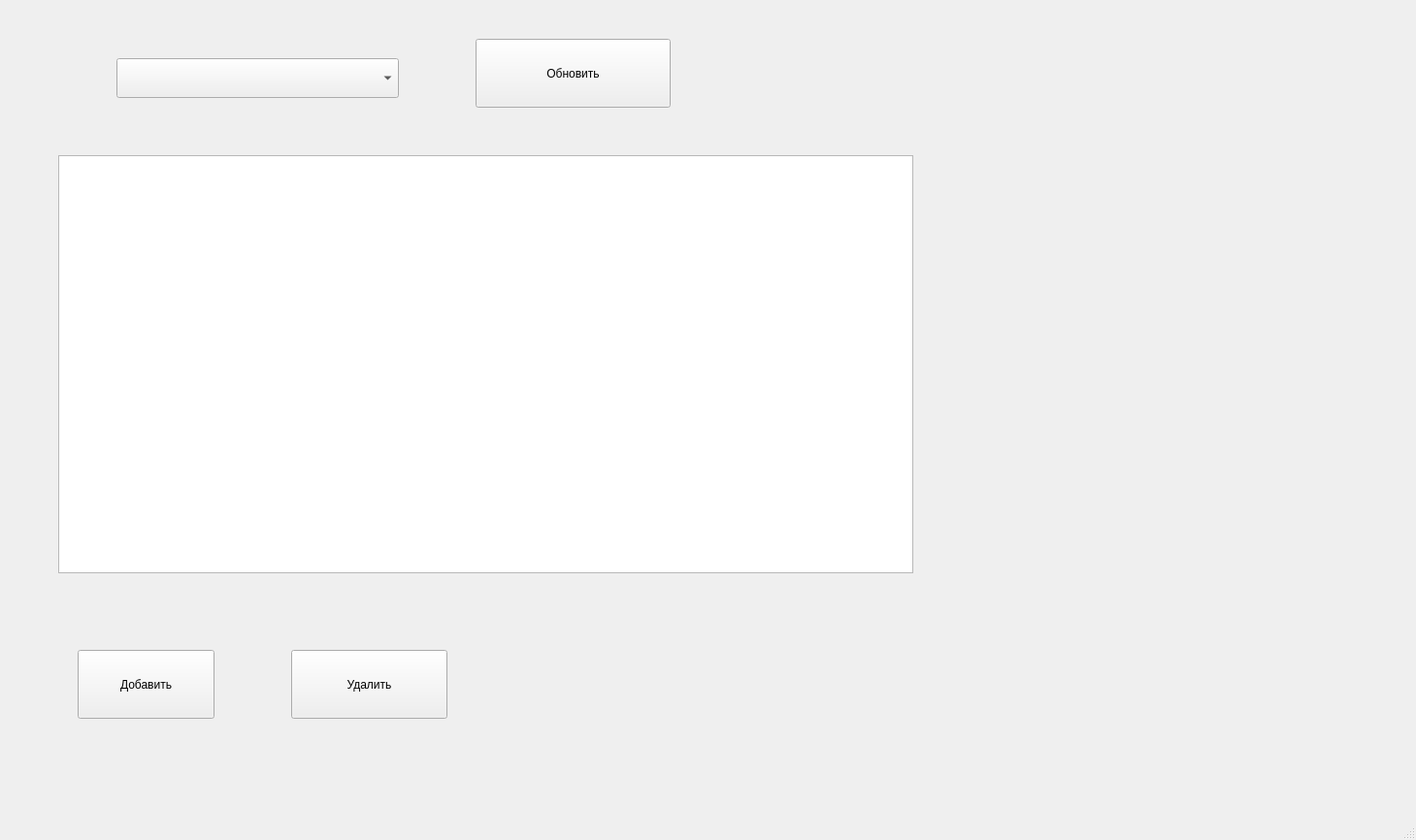
<?xml version="1.0" encoding="UTF-8"?>
<ui version="4.0">
 <class>MainWindow</class>
 <widget class="QMainWindow" name="MainWindow">
  <property name="geometry">
   <rect>
    <x>0</x>
    <y>0</y>
    <width>1459</width>
    <height>866</height>
   </rect>
  </property>
  <property name="windowTitle">
   <string>MainWindow</string>
  </property>
  <widget class="QWidget" name="centralwidget">
   <widget class="QTableView" name="tableView">
    <property name="geometry">
     <rect>
      <x>60</x>
      <y>160</y>
      <width>881</width>
      <height>431</height>
     </rect>
    </property>
   </widget>
   <widget class="QPushButton" name="pushButton">
    <property name="geometry">
     <rect>
      <x>80</x>
      <y>670</y>
      <width>141</width>
      <height>71</height>
     </rect>
    </property>
    <property name="text">
     <string>Добавить</string>
    </property>
   </widget>
   <widget class="QPushButton" name="pushButton_2">
    <property name="geometry">
     <rect>
      <x>300</x>
      <y>670</y>
      <width>161</width>
      <height>71</height>
     </rect>
    </property>
    <property name="text">
     <string>Удалить</string>
    </property>
   </widget>
   <widget class="QPushButton" name="pushButton_3">
    <property name="geometry">
     <rect>
      <x>490</x>
      <y>40</y>
      <width>201</width>
      <height>71</height>
     </rect>
    </property>
    <property name="text">
     <string>Обновить</string>
    </property>
   </widget>
   <widget class="QComboBox" name="comboBox">
    <property name="geometry">
     <rect>
      <x>120</x>
      <y>60</y>
      <width>291</width>
      <height>41</height>
     </rect>
    </property>
   </widget>
  </widget>
  <widget class="QMenuBar" name="menubar">
   <property name="geometry">
    <rect>
     <x>0</x>
     <y>0</y>
     <width>1459</width>
     <height>22</height>
    </rect>
   </property>
  </widget>
  <widget class="QStatusBar" name="statusbar"/>
 </widget>
 <resources/>
 <connections/>
</ui>
